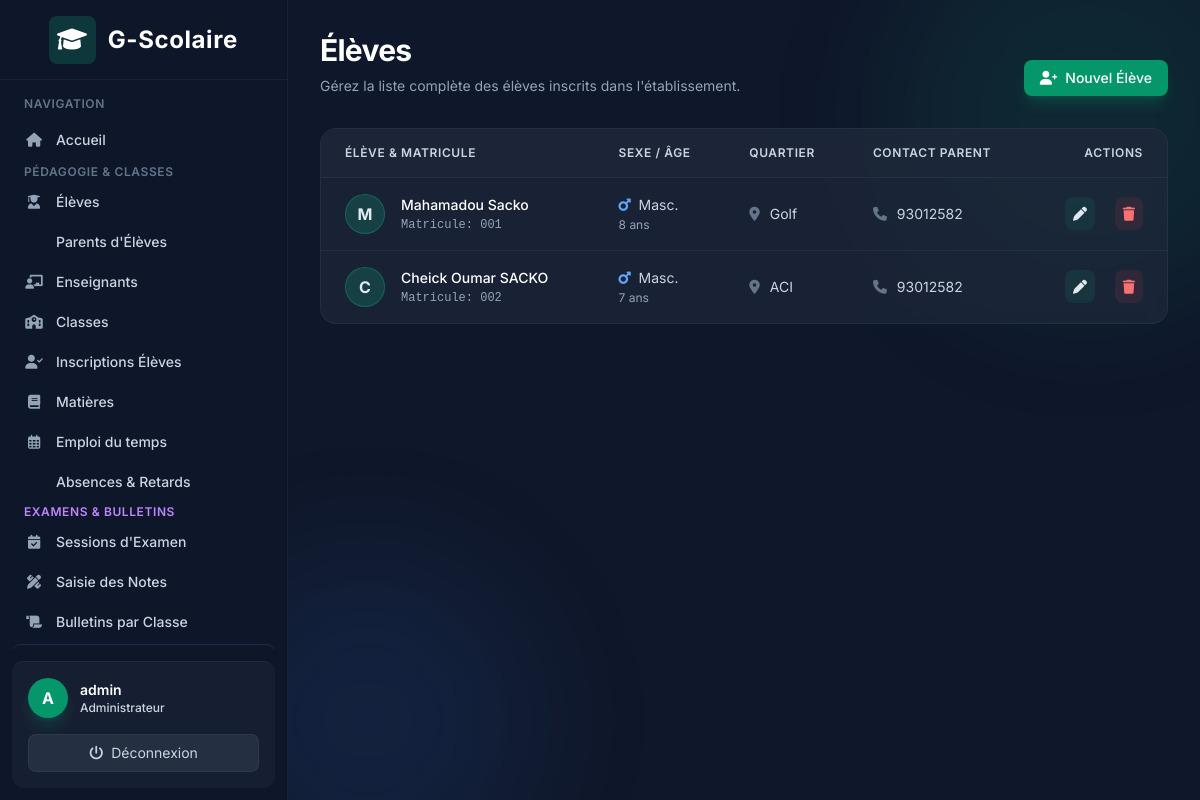
The page /students/ (signed in) on the database its author committed.
### accounts/models.py (models this page shows)
class User(AbstractUser):
    class Role(models.TextChoices):
        ADMIN = "ADMIN", "Administrateur"
        TEACHER = "TEACHER", "Enseignant"
        STUDENT = "STUDENT", "Élève"
        PARENT = "PARENT", "Parent"
    role = models.CharField(
        max_length=20,
        choices=Role.choices
    )
    phone = models.CharField(max_length=30, blank=True)

### students/models.py (models this page shows, shortened)
class Student(models.Model):
    user = models.OneToOneField(
        settings.AUTH_USER_MODEL,
        on_delete=models.CASCADE
    )
    GENDER_CHOICES = [
        ('M', 'Masculin'),
        ('F', 'Féminin'),
    ]
    parents = models.ManyToManyField(Parent, blank=True)
    gender = models.CharField(max_length=1, choices=GENDER_CHOICES, blank=True, null=True, verbose_name="Sexe")
    age = models.IntegerField(blank=True, null=True, verbose_name="Âge")
    birth_date = models.DateField(blank=True, null=True, verbose_name="Date de naissance")
    neighborhood = models.CharField(max_length=100, blank=True, verbose_name="Quartier")
    parent_contact = models.CharField(max_length=20, blank=True, verbose_name="Numéro du parent")
    registration_number = models.CharField(
        max_length=50,
        unique=True,
        verbose_name="Matricule"
    )
    address = models.TextField(blank=True, verbose_name="Adresse complète")

### students/views.py (the view)
# urls.py: path('', views.StudentListView.as_view(), name='list'),
class StudentListView(LoginRequiredMixin, AdminRequiredMixin, ListView):
    model = Student
    template_name = 'students/student_list.html'
    context_object_name = 'students'

### students/views.py (called while the page is built)
    def test_func(self):
        return self.request.user.is_authenticated and (self.request.user.role == 'ADMIN' or self.request.user.is_superuser)

### templates/students/student_list.html (shortened to what this page needs)
{% extends 'base.html' %}
{% block content %}
<div class="mb-8 flex flex-col md:flex-row md:items-end justify-between gap-4">
    <div>
        <h1 class="text-3xl font-bold text-white tracking-tight">Élèves</h1>
        <p class="text-slate-400 mt-2 text-sm">Gérez la liste complète des élèves inscrits dans l'établissement.</p>
    </div>
    <div>
        <a href="{% url 'students:create' %}" class="px-4 py-2 bg-brand-600 text-white hover:bg-brand-500 rounded-lg text-sm font-medium transition-colors shadow-lg shadow-brand-500/20 flex items-center">
            <i class="fa-solid fa-user-plus mr-2"></i> Nouvel Élève
        </a>
    </div>
</div>
<div class="card-glass rounded-2xl overflow-hidden">
    <div class="overflow-x-auto">
        <table class="min-w-full divide-y divide-white/5">
            <thead class="bg-slate-800/50">
                <tr>
                    <th scope="col" class="px-6 py-4 text-left text-xs font-semibold text-slate-300 uppercase tracking-wider">
                        Élève & Matricule
                    </th>
                    <th scope="col" class="px-6 py-4 text-left text-xs font-semibold text-slate-300 uppercase tracking-wider">
                        Sexe / Âge
                    </th>
                    <th scope="col" class="px-6 py-4 text-left text-xs font-semibold text-slate-300 uppercase tracking-wider">
                        Quartier
                    </th>
                    <th scope="col" class="px-6 py-4 text-left text-xs font-semibold text-slate-300 uppercase tracking-wider">
                        Contact Parent
                    </th>
                    <th scope="col" class="px-6 py-4 text-right text-xs font-semibold text-slate-300 uppercase tracking-wider">
                        Actions
                    </th>
                </tr>
            </thead>
            <tbody class="divide-y divide-white/5 bg-transparent">
                {% for student in students %}
                <tr class="hover:bg-slate-800/30 transition-colors">
                    <td class="px-6 py-4 whitespace-nowrap">
                        <div class="flex items-center">
                            <div class="h-10 w-10 rounded-full bg-brand-500/20 flex items-center justify-center text-brand-400 font-bold border border-brand-500/30">
                                {{ student.user.first_name|default:student.user.username|make_list|first|upper }}
                            </div>
                            <div class="ml-4">
                                <p class="text-sm font-medium text-white">{{ student.user.get_full_name }}</p>
                                <p class="text-xs text-slate-400 font-mono mt-0.5">Matricule: <span class="text-brand-300">{{ student.registration_number }}</span></p>
                            </div>
                        </div>
                    </td>
                    <td class="px-6 py-4 whitespace-nowrap">
                        <div class="flex flex-col text-sm text-slate-300">
                            <span>{% if student.gender == 'M' %}<i class="fa-solid fa-mars text-blue-400 w-4"></i> Masc.{% elif student.gender == 'F' %}<i class="fa-solid fa-venus text-pink-400 w-4"></i> Fém.{% else %}-{% endif %}</span>
                            <span class="text-xs text-slate-400 mt-0.5">{% if student.age %}{{ student.age }} ans{% else %}-{% endif %}</span>
                        </div>
                    </td>
                    <td class="px-6 py-4 whitespace-nowrap text-sm text-slate-300">
                        <i class="fa-solid fa-location-dot text-slate-500 mr-1.5"></i> {{ student.neighborhood|default:"<span class='text-slate-500 italic'>Non renseigné</span>"|safe }}
                    </td>
                    <td class="px-6 py-4 whitespace-nowrap text-sm text-slate-300">
                        <i class="fa-solid fa-phone text-slate-500 mr-1.5"></i> {{ student.parent_contact|default:"<span class='text-slate-500 italic'>Non renseigné</span>"|safe }}
                    </td>
                    <td class="px-6 py-4 whitespace-nowrap text-right text-sm font-medium">
                        <a href="{% url 'students:update' student.pk %}" class="text-brand-400 hover:text-brand-300 mr-4 transition-colors p-2 bg-brand-500/10 rounded-lg hover:bg-brand-500/20" title="Modifier le profil"><i class="fa-solid fa-pen"></i></a>
                        <a href="{% url 'students:delete' student.pk %}" class="text-red-400 hover:text-red-300 transition-colors p-2 bg-red-500/10 rounded-lg hover:bg-red-500/20" title="Supprimer"><i class="fa-solid fa-trash"></i></a>
                    </td>
                </tr>
                {% endfor %}
            </tbody>
        </table>
    </div>
</div>
{% endblock %}

### templates/base.html (shortened to what this page needs)
<!DOCTYPE html>
<html lang="fr" class="h-full bg-slate-900 text-slate-200">
<head>
    <script src="https://cdn.tailwindcss.com"></script>
    <link href="https://cdnjs.cloudflare.com/ajax/libs/font-awesome/6.0.0/css/all.min.css" rel="stylesheet">
</head>
<body class="h-screen flex overflow-hidden font-sans antialiased bg-slate-900 text-slate-200">
    {% if user.is_authenticated %}
    <div class="hidden md:flex md:flex-shrink-0 z-20">
        <div class="flex flex-col w-72 glass text-slate-300">
            <div class="flex items-center justify-center h-20 border-b border-white/5 px-4">
                <span class="text-2xl font-bold flex items-center gap-3 text-white tracking-wide">
                    <div class="bg-brand-500/20 p-2 rounded-lg text-brand-400">
                        <i class="fa-solid fa-graduation-cap"></i>
                    </div>
                    G-Scolaire
                </span>
            </div>
            <div class="flex-1 flex flex-col overflow-y-auto mt-4 px-3">
                <p class="px-3 text-xs font-semibold text-slate-500 uppercase tracking-wider mb-2">Navigation</p>
                <nav class="flex-1 space-y-1">
                    <a href="{% url 'dashboard' %}" class="nav-item group flex items-center px-3 py-2.5 text-sm font-medium rounded-lg text-slate-300 hover:text-white hover:bg-slate-800/80">
                        <i class="fa-solid fa-house mr-3 w-5 text-center text-slate-400 group-hover:text-brand-400"></i> Accueil
                    </a>
                    {% if user.role == 'ADMIN' or user.is_superuser %}
                        <div class="mt-4 mb-2">
                            <p class="px-3 text-xs font-semibold text-slate-500 uppercase tracking-wider">Pédagogie &amp; Classes</p>
                        </div>
                        <a href="{% url 'students:list' %}" class="nav-item group flex items-center px-3 py-2 text-sm font-medium rounded-lg text-slate-300 hover:text-white hover:bg-slate-800/80">
                            <i class="fa-solid fa-user-graduate mr-3 w-5 text-center text-slate-400 group-hover:text-brand-400"></i> Élèves
                        </a>
                        <a href="{% url 'students:parent_list' %}" class="nav-item group flex items-center px-3 py-2 text-sm font-medium rounded-lg text-slate-300 hover:text-white hover:bg-slate-800/80">
                             Parents d'Élèves
                        </a>
                        <a href="{% url 'teachers:list' %}" class="nav-item group flex items-center px-3 py-2 text-sm font-medium rounded-lg text-slate-300 hover:text-white hover:bg-slate-800/80">
                            <i class="fa-solid fa-chalkboard-user mr-3 w-5 text-center text-slate-400 group-hover:text-brand-400"></i> Enseignants
                        </a>
                        <a href="{% url 'academics:class_list' %}" class="nav-item group flex items-center px-3 py-2 text-sm font-medium rounded-lg text-slate-300 hover:text-white hover:bg-slate-800/80">
                            <i class="fa-solid fa-school mr-3 w-5 text-center text-slate-400 group-hover:text-brand-400"></i> Classes
                        </a>
                        <a href="{% url 'academics:enrollment_list' %}" class="nav-item group flex items-center px-3 py-2 text-sm font-medium rounded-lg text-slate-300 hover:text-white hover:bg-slate-800/80">
                            <i class="fa-solid fa-user-check mr-3 w-5 text-center text-slate-400 group-hover:text-brand-400"></i> Inscriptions Élèves
                        </a>
                        <a href="{% url 'academics:subject_list' %}" class="nav-item group flex items-center px-3 py-2 text-sm font-medium rounded-lg text-slate-300 hover:text-white hover:bg-slate-800/80">
                            <i class="fa-solid fa-book mr-3 w-5 text-center text-slate-400 group-hover:text-brand-400"></i> Matières
                        </a>
                        <a href="{% url 'academics:course_list' %}" class="nav-item group flex items-center px-3 py-2 text-sm font-medium rounded-lg text-slate-300 hover:text-white hover:bg-slate-800/80">
                            <i class="fa-regular fa-calendar-days mr-3 w-5 text-center text-slate-400 group-hover:text-brand-400"></i> Emploi du temps
                        </a>
                        <a href="{% url 'attendance:list' %}" class="nav-item group flex items-center px-3 py-2 text-sm font-medium rounded-lg text-slate-300 hover:text-white hover:bg-slate-800/80">
                             Absences &amp; Retards
                        </a>
                        <div class="mt-5 mb-2">
                            <p class="px-3 text-xs font-semibold text-purple-400 uppercase tracking-wider">Examens &amp; Bulletins</p>
                        </div>
                        <a href="{% url 'exams:session_list' %}" class="nav-item group flex items-center px-3 py-2 text-sm font-medium rounded-lg text-slate-300 hover:text-white hover:bg-slate-800/80">
                            <i class="fa-solid fa-calendar-check mr-3 w-5 text-center text-slate-400 group-hover:text-purple-400"></i> Sessions d'Examen
                        </a>
                        <a href="{% url 'exams:mark_entry_select' %}" class="nav-item group flex items-center px-3 py-2 text-sm font-medium rounded-lg text-slate-300 hover:text-white hover:bg-slate-800/80">
                            <i class="fa-solid fa-pen-ruler mr-3 w-5 text-center text-slate-400 group-hover:text-purple-400"></i> Saisie des Notes
                        </a>
                        <a href="{% url 'exams:bulletin_select' %}" class="nav-item group flex items-center px-3 py-2 text-sm font-medium rounded-lg text-slate-300 hover:text-white hover:bg-slate-800/80">
                            <i class="fa-solid fa-scroll mr-3 w-5 text-center text-slate-400 group-hover:text-purple-400"></i> Bulletins par Classe
                        </a>
                        <a href="{% url 'exams:parent_bulletins' %}" class="nav-item group flex items-center px-3 py-2 text-sm font-medium rounded-lg text-purple-300 hover:text-white hover:bg-purple-900/40 border border-purple-500/20">
                        </a>
                    {% endif %}
                </nav>
            </div>
            <div class="flex-shrink-0 border-t border-white/5 p-4 m-3 rounded-xl bg-slate-800/50">
                <div class="flex items-center w-full">
                    <div class="h-10 w-10 rounded-full bg-brand-600 flex items-center justify-center text-white font-bold shadow-lg shadow-brand-500/20">
                        {{ user.get_full_name|default:user.username|make_list|first|upper }}
                    </div>
                    <div class="ml-3 flex-1 overflow-hidden">
                        <p class="text-sm font-semibold text-white truncate">{{ user.get_full_name|default:user.username }}</p>
                        <p class="text-xs font-medium text-brand-400">{{ user.get_role_display }}</p>
                    </div>
                </div>
                <form method="post" action="{% url 'logout' %}" class="mt-4">
                    <button type="submit" class="w-full text-center text-sm bg-slate-700/50 hover:bg-red-500/20 hover:text-red-400 text-slate-300 py-2 rounded-lg transition-colors flex items-center justify-center gap-2 border border-white/5 hover:border-red-500/30">
                        <i class="fa-solid fa-power-off"></i> Déconnexion
                    </button>
                </form>
            </div>
        </div>
    </div>
    {% endif %}
    <div class="flex flex-col w-0 flex-1 overflow-hidden relative">
        <div class="absolute top-0 right-0 -mr-20 -mt-20 w-96 h-96 bg-brand-500/10 rounded-full blur-3xl pointer-events-none"></div>
        <div class="absolute bottom-0 left-0 -ml-20 -mb-20 w-80 h-80 bg-blue-500/10 rounded-full blur-3xl pointer-events-none"></div>
        <main class="flex-1 relative z-10 overflow-y-auto focus:outline-none">
            <div class="py-8 px-4 sm:px-6 md:px-8 max-w-7xl mx-auto">
                {% block content %}
                {% endblock %}
            </div>
        </main>
    </div>
</body>
</html>

### templates/base.html (style rules this page uses)
.glass { background: rgba(15, 23, 42, 0.7); backdrop-filter: blur(10px); -webkit-backdrop-filter: blur(10px); border-right: 1px solid rgba(255, 255, 255, 0.05); }
.card-glass { background: rgba(30, 41, 59, 0.7); backdrop-filter: blur(8px); -webkit-backdrop-filter: blur(8px); border: 1px solid rgba(255, 255, 255, 0.05); }
.nav-item { transition: all 0.3s cubic-bezier(0.4, 0, 0.2, 1); }

### rows shown on the page
User: get_full_name|make_list "A", get_full_name "admin", role "Administrateur"
Student: user.first_name|make_list "M", user.get_full_name "Mahamadou Sacko", registration_number "001", gender "M" (drawn), age "8", neighborhood "Golf", parent_contact "93012582"
Student: user.first_name|make_list "C", user.get_full_name "Cheick Oumar SACKO", registration_number "002", gender "M" (drawn), age "7", neighborhood "ACI", parent_contact "93012582"
